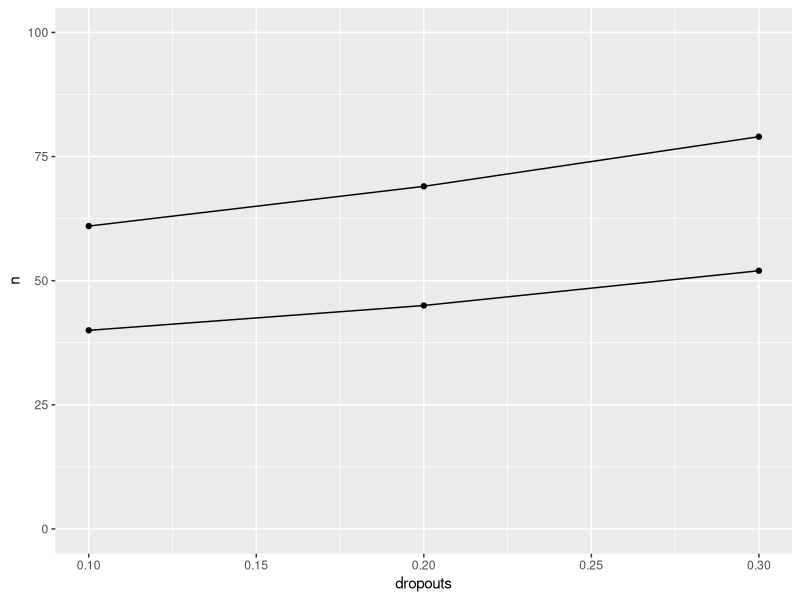
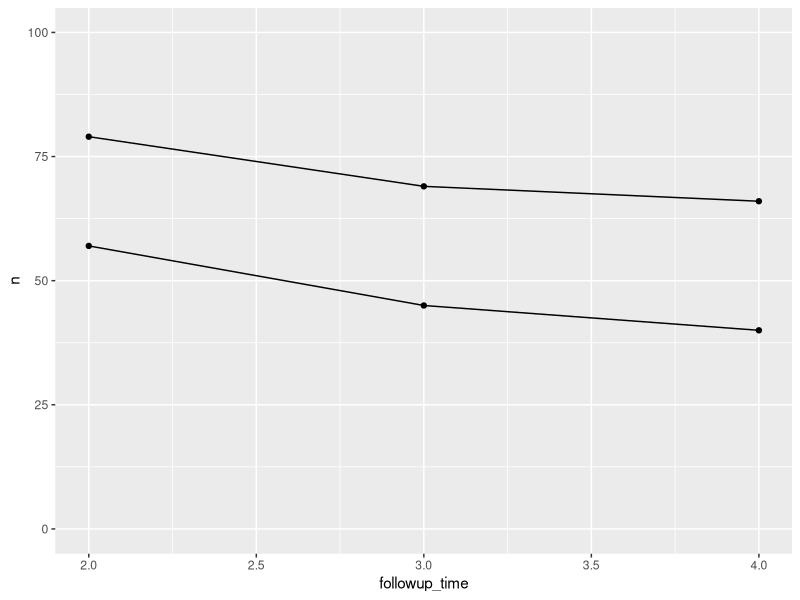
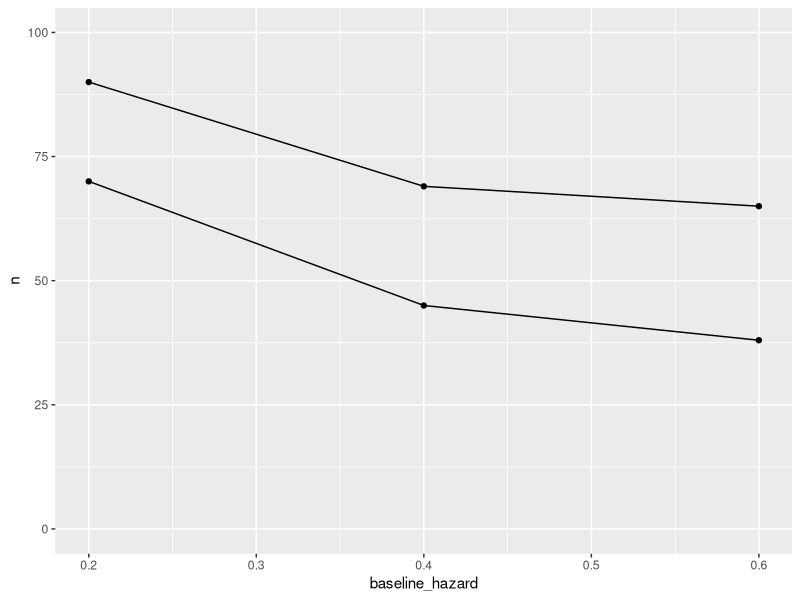
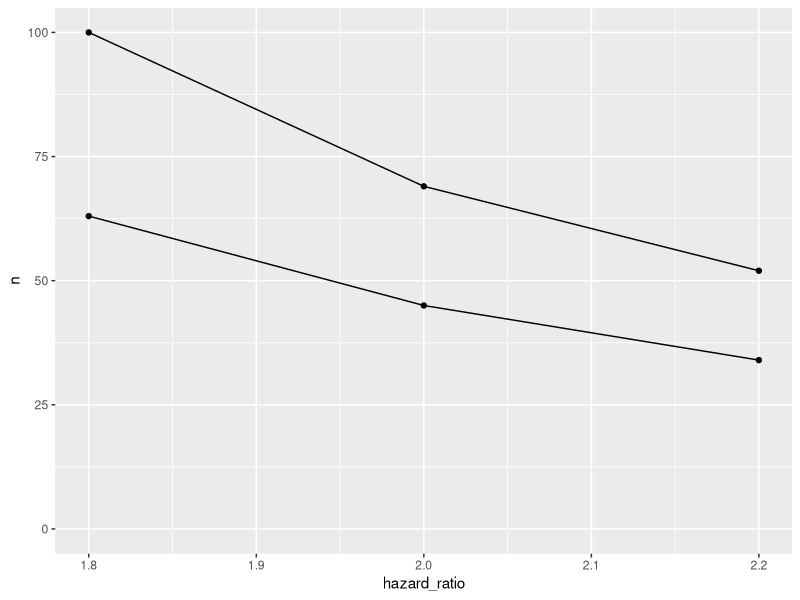
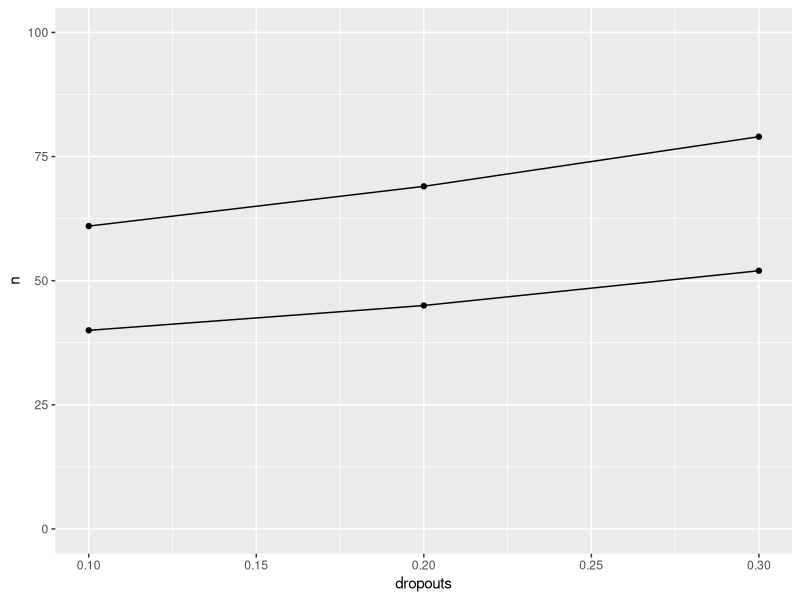
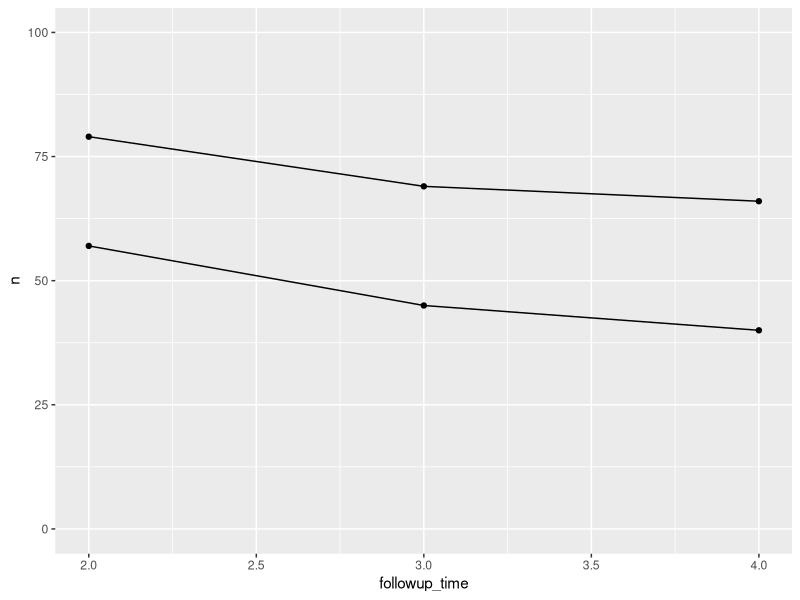
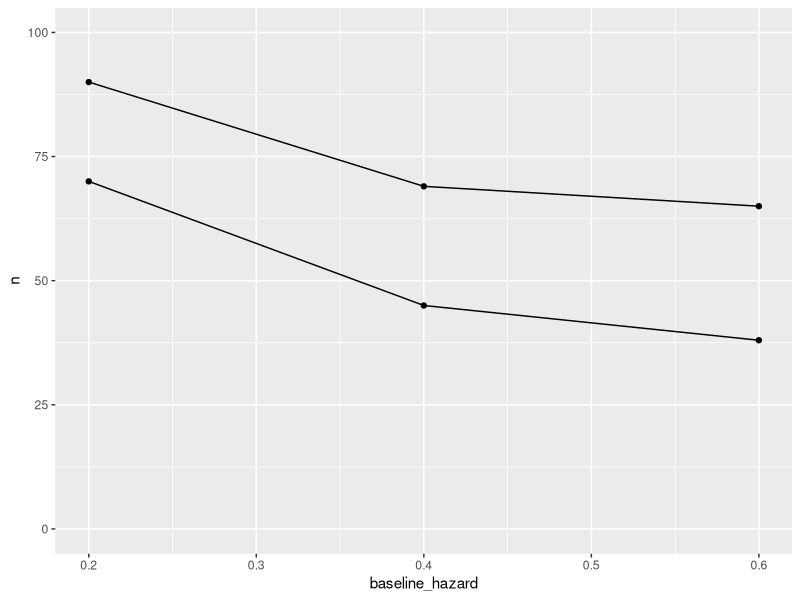
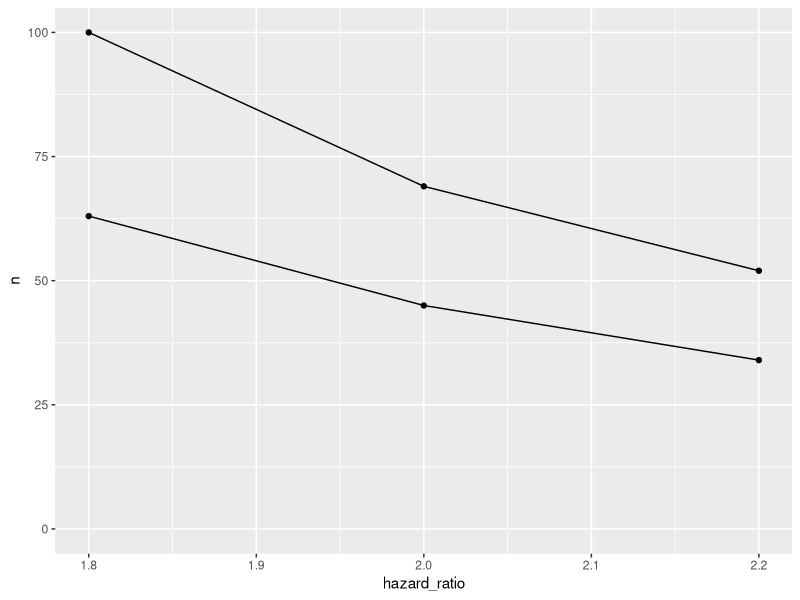

These figures' R source, in order:
## ---- chunk 1
pi <- 1/3
theta=log(2)
m <- (qnorm(0.975)+qnorm(0.80))^2/(theta^2*pi*(1-pi))
m
## ---- chunk 2
m1 <- 25 # deaths in treatment group
m2 <- 50 # deaths in control group
lambda1 <- 0.4
hazard_ratio <- 2
t <- 3
survival_group1 <- round(exp(-lambda1*t), 2)
survival_group2 <- round(exp(-hazard_ratio*lambda1*t), 2)

dropout_rate <- 0.2

n1 <- ceiling(m1 / ((1-survival_group1)*(1-dropout_rate)))
n2 <- ceiling(m2 / ((1-survival_group2)*(1-dropout_rate)))
## ---- chunk 3
dropout_rate_a <- 0.1
n1_a <- round(m1 / ((1-survival_group1)*(1-dropout_rate_a)))
n2_a <- round(m2 / ((1-survival_group2)*(1-dropout_rate_a)))

dropout_rate_b <- 0.3
n1_b <- ceiling(m1 / ((1-survival_group1)*(1-dropout_rate_b)))
n2_b <- ceiling(m2 / ((1-survival_group2)*(1-dropout_rate_b)))
## ---- chunk 4
library(ggplot2)
df <- data.frame(dropouts=rep((1:3)/10, 2), n=c(n1_a, n1, n1_b, n2_a, n2, n2_b), g=rep(1:2, each=3))
sensitivity_plot1 <- ggplot(df) +
  geom_point(aes(dropouts, n)) + 
  geom_line(aes(group=g, x=dropouts, y=n)) +
  expand_limits(y=c(0, 100))
sensitivity_plot1
## ---- chunk 5
t_c <- 2
survival_group1_c <- round(exp(-lambda1*t_c), 2)
survival_group2_c <- round(exp(-hazard_ratio*lambda1*t_c), 2)

n1_c <- ceiling(m1 / ((1-survival_group1_c)*(1-dropout_rate)))
n2_c <- ceiling(m2 / ((1-survival_group2_c)*(1-dropout_rate)))

t_d <- 4
survival_group1_d <- round(exp(-lambda1*t_d), 2)
survival_group2_d <- round(exp(-hazard_ratio*lambda1*t_d), 2)

n1_d <- ceiling(m1 / ((1-survival_group1_d)*(1-dropout_rate)))
n2_d <- ceiling(m2 / ((1-survival_group2_d)*(1-dropout_rate)))
## ---- chunk 6
library(ggplot2)
df <- data.frame(followup_time=rep(2:4, 2), n=c(n1_c, n1, n1_d, n2_c, n2, n2_d), g=rep(1:2, each=3))
sensitivity_plot2 <- ggplot(df) +
  geom_point(aes(followup_time, n)) + 
  geom_line(aes(group=g, x=followup_time, y=n)) +
  expand_limits(y=c(0, 100))
sensitivity_plot2
## ---- chunk 7
lambda1_e <- 0.2
survival_group1_e <- round(exp(-lambda1_e*t), 2)
survival_group2_e <- round(exp(-hazard_ratio*lambda1_e*t), 2)

n1_e <- ceiling(m1 / ((1-survival_group1_e)*(1-dropout_rate)))
n2_e <- ceiling(m2 / ((1-survival_group2_e)*(1-dropout_rate)))

lambda1_f <- 0.6
survival_group1_f <- round(exp(-lambda1_f*t), 2)
survival_group2_f <- round(exp(-hazard_ratio*lambda1_f*t), 2)

n1_f <- ceiling(m1 / ((1-survival_group1_f)*(1-dropout_rate)))
n2_f <- ceiling(m2 / ((1-survival_group2_f)*(1-dropout_rate)))
## ---- chunk 8
library(ggplot2)
df <- data.frame(
  baseline_hazard=rep(c(lambda1_e, lambda1, lambda1_f), 2), 
  n=c(n1_e, n1, n1_f, n2_e, n2, n2_f), 
  g=rep(1:2, each=3))
sensitivity_plot3 <- ggplot(df) +
  geom_point(aes(baseline_hazard, n)) + 
  geom_line(aes(baseline_hazard, n, group=g)) +
  expand_limits(y=c(0, 100))
sensitivity_plot3
## ---- chunk 9
hazard_ratio_g <- 1.8
pi <- 1/3
theta=log(hazard_ratio_g)
m_gx <- (qnorm(0.975)+qnorm(0.80))^2/(theta^2*pi*(1-pi))
m_g <- ceiling(m_gx/3)*3
m1_g <- m_g / 3
m2_g <- 2 * m1_g

# Changing the hazard ratio only changes the survival probability in the second group.
survival_group2_g <- round(exp(-hazard_ratio_g*lambda1*t), 2)

n1_g <- ceiling(m1_g / ((1-survival_group1)*(1-dropout_rate)))
n2_g <- ceiling(m2_g / ((1-survival_group2_g)*(1-dropout_rate)))

hazard_ratio_h <- 2.2
pi <- 1/3
theta=log(hazard_ratio_h)
m_hx <- (qnorm(0.975)+qnorm(0.80))^2/(theta^2*pi*(1-pi))
m_h <- ceiling(m_hx/3)*3
m1_h <- m_h / 3
m2_h <- 2 * m1_h

# Changing the hazard ratio only changes the survival probability in the second group.
survival_group2_h <- round(exp(-hazard_ratio_h*lambda1*t), 2)

n1_h <- ceiling(m1_h / ((1-survival_group1)*(1-dropout_rate)))
n2_h <- ceiling(m2_h / ((1-survival_group2_h)*(1-dropout_rate)))
## ---- chunk 10
library(ggplot2)
df <- data.frame(
  hazard_ratio=rep(c(hazard_ratio_g, hazard_ratio, hazard_ratio_h), 2), 
  n=c(n1_g, n1, n1_h, n2_g, n2, n2_h), 
  g=rep(1:2, each=3))
sensitivity_plot4 <- ggplot(df) +
  geom_point(aes(hazard_ratio, n)) + 
  geom_line(aes(hazard_ratio, n, group=g)) +
  expand_limits(y=c(0, 100))
sensitivity_plot4
## ---- chunk 11
sensitivity_plot1
sensitivity_plot2
sensitivity_plot3
sensitivity_plot4
